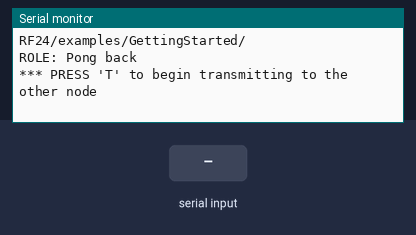
A sketch run on a simulated Arduino Uno, built with avr-gcc and run on an emulated ATmega328P. Parts: the last lines printed to the serial monitor. Inputs (shaded band) come from the test bench. No radio packets arrive unless stated.

Above: at 1.2 s.
1.3 s: "90,45,200\n" received over Serial
At 2.1 s:
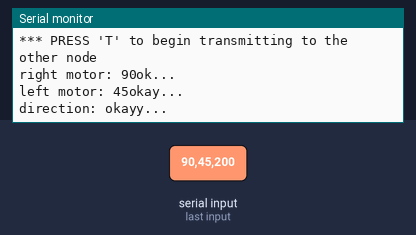
2.8 s: "0\n" received over Serial
At 4.4 s:
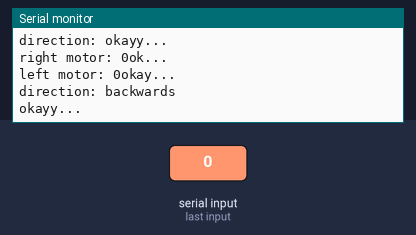

The sketch:

parkingRobotReceiving.ino
```cpp
// (licence header left out)
int ADC4_B, ADC5_A, direct,i,val;
int Lmotor, Rmotor;

#define CLOCK 10
#define DOUT 11
#define CSLD 12

#define NBITS 16
int b[NBITS];

// RF_IR_ML_0
// wireless IR range communication to Matlab

// Arduino attached to servo & IR range sensor, but not Matlab.

/*
 Copyright (C) 2011 J. Coliz <maniacbug@ymail.com>

 This program is free software; you can redistribute it and/or
 modify it under the terms of the GNU General Public License
 version 2 as published by the Free Software Foundation.
 */

/**
 * Example for Getting Started with nRF24L01+ radios.
 *
 * This is an example of how to use the RF24 class.  Write this sketch to two
 * different nodes.  Put one of the nodes into 'transmit' mode by connecting
 * with the serial monitor and sending a 'T'.  The ping node sends the current
 * time to the pong node, which responds by sending the value back.  The ping
 * node can then see how long the whole cycle took.
 */

#include <SPI.h>
#include "nRF24L01.h"
#include "RF24.h"

/**
 * @file printf.h
 *
 * Setup necessary to direct stdout to the Arduino Serial library, which
 * enables 'printf'
 */

#ifndef __PRINTF_H__
#define __PRINTF_H__

#ifdef ARDUINO

int serial_putc( char c, FILE * )
{
  Serial.write( c );

  return c;
}

void printf_begin(void)
{
  fdevopen( &serial_putc, 0 );
}

#else
#error This example is only for use on Arduino.
#endif // ARDUINO

#endif // __PRINTF_H__

//
// Hardware configuration
//

// Set up nRF24L01 radio on SPI bus plus pins 9 & 10

RF24 radio(9,10);

//
// Topology
//

// Radio pipe addresses for the 2 nodes to communicate.
const uint64_t pipes[2] = { 0xF0F0F0F0E1LL, 0xF0F0F0F0D2LL };

//
// Role management
//
// Set up role.  This sketch uses the same software for all the nodes
// in this system.  Doing so greatly simplifies testing.
//

// The various roles supported by this sketch
typedef enum { role_ping_out = 1, role_pong_back } role_e;

// The debug-friendly names of those roles
const char* role_friendly_name[] = { "invalid", "Ping out", "Pong back"};

// The role of the current running sketch
role_e role = role_pong_back;

int distVal, num=5;
int servoPos=0, goalPos;
int radioval;

void setup(void)
{
  //
  // Print preamble
  //

  Serial.begin(57600);
  printf_begin();
  printf("\n\rRF24/examples/GettingStarted/\n\r");
  printf("ROLE: %s\n\r",role_friendly_name[role]);
  printf("*** PRESS 'T' to begin transmitting to the other node\n\r");

  //
  // Setup and configure rf radio
  //

  radio.begin();

  // optionally, increase the delay between retries & # of retries
  radio.setRetries(15,15);

  // optionally, reduce the payload size.  seems to
  // improve reliability
  //radio.setPayloadSize(8);

  //
  // Open pipes to other nodes for communication
  //

  // This simple sketch opens two pipes for these two nodes to communicate
  // back and forth.
  // Open 'our' pipe for writing
  // Open the 'other' pipe for reading, in position #1 (we can have up to 5 pipes open for reading)

  //if ( role == role_ping_out )
  {
   // radio.openWritingPipe(pipes[0]);
    radio.openReadingPipe(1,pipes[1]);
  }
  //else
  {
    //radio.openWritingPipe(pipes[1]);
    //radio.openReadingPipe(1,pipes[0]);
  }

  //
  // Start listening
  //

  radio.startListening();

  //
  // Dump the configuration of the rf unit for debugging
  //

  radio.printDetails();

  //ZxSerial.setTimout(10); //make parseInt() faster

 direct=1;
}

void loop(){
// receives right motor speed, left motor speed, and direction
// from matlab;
// sends these values to robot via wireless RF24 module
  int gotitR = 0;
  int gotitL = 0;
  int gotitd = 0;

  // the stop listening command allows it to send data instead of receiving it
  radio.stopListening();
  // waiting for serial communication from matlab.
  while ( ! Serial.available())
  {
  }

  // receives right motor speed (Rmotor) first
  Rmotor = Serial.parseInt();
  printf("right motor: ");
  printf("%d", Rmotor, "\n\r");

  // this loop ensures that the data will be sent successfully
  // via the wireless
  while (gotitR == 0)
  {
    bool ok = radio.write( &Rmotor, sizeof(int) );
    if (ok)
    {
      Serial.println("ok...");
      gotitR = 1;   // now that the data is transmitted,
                    //it can escape from the while loop
    }
    else
    {
      printf("failed.\n\r");
      // it failed but that's okay because it can try as many times as it needs
    }
  }

  // the code worked better when i had it start and stop listening again
  // before sending more commands. I don't know why!
  radio.startListening();
  radio.stopListening();
  // waits for serial communication from matlab
  while ( ! Serial.available())
  {
  }
  // left motor speed is the second thing it receives
  Lmotor = Serial.parseInt();
  printf("left motor: ");
  printf("%d", Lmotor, "\n\r");

  // this loop ensures that the data will be sent successfully
  // via the wireless
  while (gotitL == 0)
  {
    bool okay = radio.write( &Lmotor, sizeof(int) );
    if (okay)
    {
      Serial.println("okay...");
      gotitL = 1; // escapes the while loop
    }
    else
    {
      printf("failed.\n\r");
      // goes through the while loop again to make sure it gets sent
    }
  }

  // arbitrary start/stop listening because
  // the code works better this way:
  radio.startListening();
  radio.stopListening();

  // wait for serial communication
 while ( ! Serial.available())
  {
  }
  // direction is the last thing Matlab sends the arduino
  // in a given cycle
  direct = Serial.parseInt();
  printf("direction: ");
  // forward for 1, backwards for 0
  if (direct == 1)
  {
    Serial.println("forward");
  }
  else if (direct == 0)
  {
    Serial.println("backwards");
  }

  // ensure that the data gets sent successfully
  while (gotitd == 0)
  {
     bool okayy = radio.write( &direct, sizeof(int) );
    if (okayy)
    {
      Serial.println("okayy...");
      gotitd = 1; // escape the while loop
    }
    else
    {
      printf("failed.\n\r");
      // goes through the while loop again for another chance
      // at sending the data
    }
  }
}
```

Measured:
- after the input at 1.3 s, the serial monitor: prints a new line at once (image 1)
- after the input at 2.8 s, the serial monitor: prints a new line at once (image 2)
